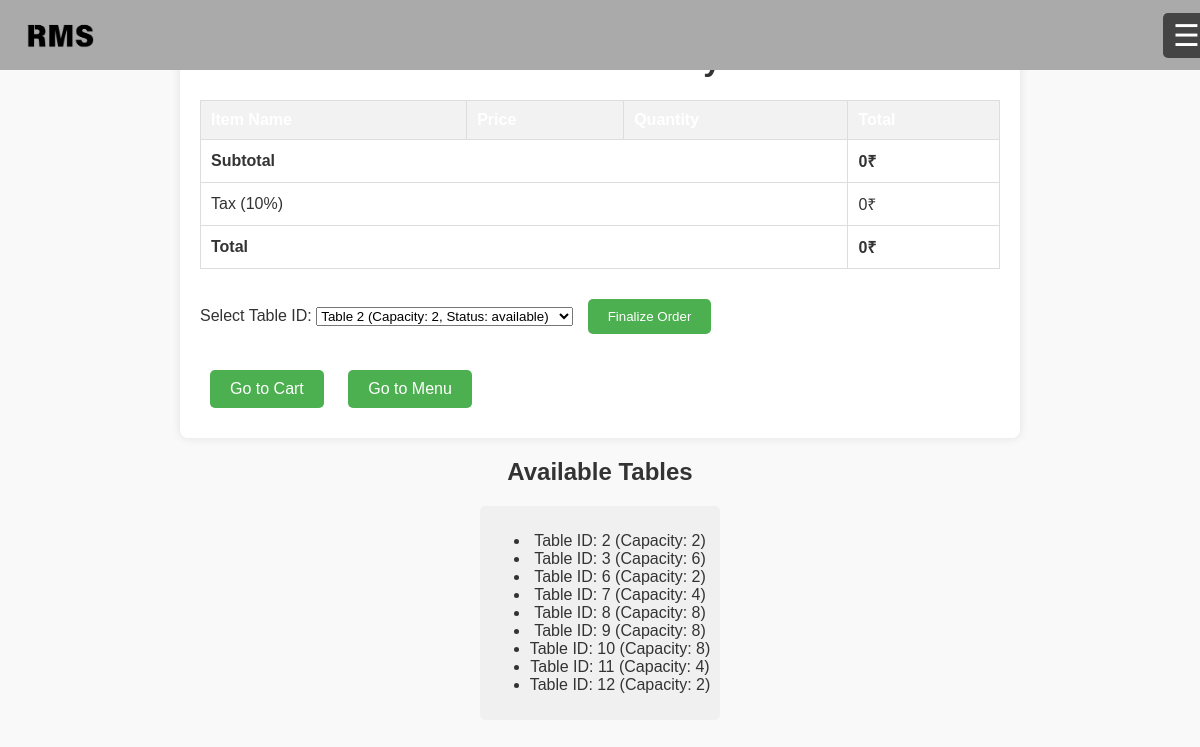
Screenshot of /pages/order_summary.php (signed in) with the database file from the repository.
### tables this page shows
CREATE TABLE `table_info` (
  `table_id` int(11) NOT NULL,
  `staff_id` int(11) DEFAULT NULL,
  `table_status` varchar(100) NOT NULL,
  `table_capacity` int(11) DEFAULT NULL
);

### pages/order_summary.php (the view, shortened to what this page needs)
<?php
include '../includes/navbar.php';
include '../includes/database.php';
$tables = [];
$table_query = $conn->query("SELECT table_id, table_capacity, table_status FROM table_info WHERE table_status = 'available'");
while ($row = $table_query->fetch_assoc()) {
    $tables[] = $row;
}
$total_price = 0;
$tax = $total_price * 0.10;
$total_with_tax = $total_price + $tax;
?>
<!DOCTYPE html>
<html lang="en">
<head>
    <link rel="stylesheet" href="../css/styles3.css">
</head>
<body>
    <div class="order-summary-container">
        <h1>Order Summary</h1>
        <table>
            <thead>
                <tr>
                    <th>Item Name</th>
                    <th>Price</th>
                    <th>Quantity</th>
                    <th>Total</th>
                </tr>
            </thead>
            <tbody>
                <tr class="total-row">
                    <td colspan="3">Subtotal</td>
                    <td><?php echo htmlspecialchars($total_price); ?>₹</td>
                </tr>
                <tr class="tax-row">
                    <td colspan="3">Tax (10%)</td>
                    <td><?php echo htmlspecialchars($tax); ?>₹</td>
                </tr>
                <tr class="total-row">
                    <td colspan="3">Total</td>
                    <td><?php echo htmlspecialchars($total_with_tax); ?>₹</td>
                </tr>
            </tbody>
        </table>
        <form method="POST" action="order_summary.php">
            <label for="table_id">Select Table ID:</label>
            <select name="table_id" id="table_id" required>
                <?php foreach ($tables as $table): ?>
                    <option value="<?php echo htmlspecialchars($table['table_id']); ?>">
                        Table <?php echo htmlspecialchars($table['table_id']); ?> (Capacity: <?php echo htmlspecialchars($table['table_capacity']); ?>, Status: <?php echo htmlspecialchars($table['table_status']); ?>)
                    </option>
                <?php endforeach; ?>
            </select>
            <button type="submit" class="finalize-order-btn">Finalize Order</button>
        </form>
        <a href="cart.php" class="go-to-cart-btn">Go to Cart</a>
        <a href="staff_menu.php" class="go-to-menu-btn">Go to Menu</a>
    </div>
    <div class="available-tables">
        <h2>Available Tables</h2>
        <div class="table-list">
            <ul>
                <?php foreach ($tables as $table): ?>
                    <li>Table ID: <?php echo htmlspecialchars($table['table_id']); ?> (Capacity: <?php echo htmlspecialchars($table['table_capacity']); ?>)</li>
                <?php endforeach; ?>
            </ul>
        </div>
    </div>
</body>
</html>

### CSS/styles3.css (style rules this page uses)
body { font-family: Arial, sans-serif; background-color: #f4f4f4; margin: 0; padding: 20px; }
h1 { text-align: center; color: #333; }
table { width: 100%; border-collapse: collapse; margin-top: 20px; }
th, td { padding: 12px; text-align: left; }
th { background-color: #007BFF; color: white; }
.total-row { font-weight: bold; }
.update-btn, .remove-btn, .finalize-order-btn, .go-to-menu-btn { background-color: #007BFF; color: white; border: none; border-radius: 4px; padding: 10px 15px; cursor: pointer; transition: background-color 0.3s; }
.finalize-order-btn { display: block; margin: 20px auto; text-align: center; }

### includes/navbar.php (style rules this page uses)
body { padding-top: 60px; }

### pages/order_summary.php (style rules this page uses)
body { font-family: Arial, sans-serif; margin: 0; padding: 0; background-color: #f9f9f9; color: #333; }
.order-summary-container { max-width: 800px; margin: auto; padding: 20px; background: white; border-radius: 8px; box-shadow: 0 0 10px rgba(0, 0, 0, 0.1); }
h1, h2 { text-align: center; color: #333; }
table { width: 100%; border-collapse: collapse; margin-bottom: 20px; }
th, td { border: 1px solid #ddd; padding: 10px; text-align: left; }
th { background-color: #f2f2f2; }
.finalize-order-btn, .go-to-cart-btn, .go-to-menu-btn { display: inline-block; margin: 10px; padding: 10px 20px; background-color: #4CAF50; color: white; text-decoration: none; border-radius: 5px; }
.available-tables { margin-top: 20px; text-align: center; animation: fadeIn 1s ease-in; }
.table-list { display: inline-block; background-color: #f0f0f0; padding: 10px; border-radius: 5px; transition: transform 0.3s ease; }

### rows the page displays
table_info: table_id "2", table_capacity "2"
table_info: table_id "3", table_capacity "6"
table_info: table_id "6", table_capacity "2"
table_info: table_id "7", table_capacity "4"
table_info: table_id "8", table_capacity "8"
table_info: table_id "9", table_capacity "8"
table_info: table_id "10", table_capacity "8"
table_info: table_id "11", table_capacity "4"
table_info: table_id "12", table_capacity "2"

### other values shown
$total_price "0"
$tax "0"
$total_with_tax "0"
